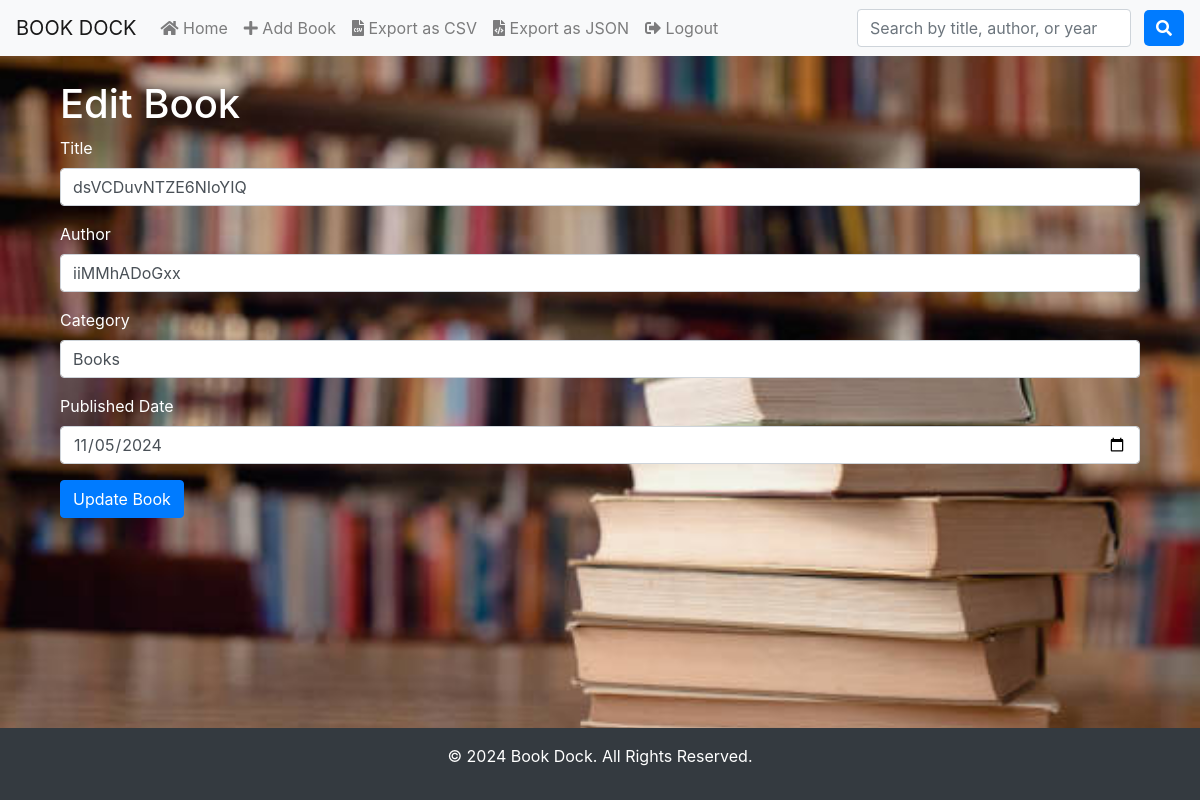
/edit_book/1001 (signed in), run on the app's committed database.
### tables this page shows
CREATE TABLE inventory (
                id INTEGER PRIMARY KEY AUTOINCREMENT,
                title TEXT NOT NULL,
                author TEXT NOT NULL,
                genre TEXT NOT NULL,
                publication_date DATE NOT NULL,
                isbn TEXT NOT NULL,
                category TEXT NOT NULL  -- New category field
            );

### main.py (the view, shortened to what this page needs)
@app.route('/edit_book/<int:book_id>', methods=['GET', 'POST'])
@login_required
def edit_book(book_id):
    with connect_db() as conn:
        cursor = conn.execute("SELECT * FROM inventory WHERE id = ?", (book_id,))
        book = cursor.fetchone()
    return render_template('edit_book.html', book=book)  # Pass the book to the template

### login.py (called while the page is built)
@login_manager.user_loader
def load_user(user_id):
    conn = sqlite3.connect('books.db')
    c = conn.cursor()
    c.execute("SELECT * FROM users WHERE id = ?", (user_id,))
    user = c.fetchone()
    conn.close()
    if user:
        return User(id=user[0], username=user[1], password=user[2])
    return None

@app.context_processor
def inject_user():
    return dict(current_user=current_user)

### main.py (called while the page is built)
def connect_db():
    conn = sqlite3.connect('books.db')
    return conn

### templates/edit_book.html
{% extends 'base.html' %}
{% block content %}
<div class="container mt-4">
    <h1>Edit Book</h1>
    <form method="POST">
        <div class="form-group">
            <label for="title">Title</label>
            <input type="text" class="form-control" id="title" name="title" value="{{ book[1] }}" required>
        </div>
        <div class="form-group">
            <label for="author">Author</label>
            <input type="text" class="form-control" id="author" name="author" value="{{ book[2] }}" required>
        </div>
        <div class="form-group">
            <label for="category">Category</label>
            <input type="text" class="form-control" id="category" name="category" value="{{ book[6] }}" required>
        </div>
        <div class="form-group">
            <label for="published_date">Published Date</label>
            <input type="date" class="form-control" id="published_date" name="published_date" value="{{ book[4] }}" required>
        </div>
        <button type="submit" class="btn btn-primary">Update Book</button>
    </form>
</div>
{% endblock %}

### static/styles.css (style rules this page uses)
body { background-image: url('/static/images/library.jpg'); background-size: cover; background-attachment: fixed; color: white; min-height: 100vh; }

### data on the page
inventory: title "dsVCDuvNTZE6NIoYIQ", author "iiMMhADoGxx", category "Books", published_date "11/05/2024"
